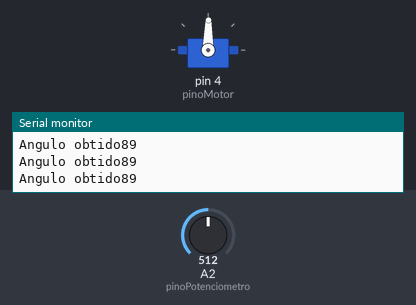
Recording of a sketch running on a simulated Arduino Uno, built with avr-gcc and run on an emulated ATmega328P. Shown: servo, the last lines printed to the serial monitor. The test bench sets the inputs (shaded band); at power-on: A2 (pinoPotenciometro) = 512.

Above: at 1.2 s.
1.3 s: A2 (pinoPotenciometro) set to 560
At 2.3 s:
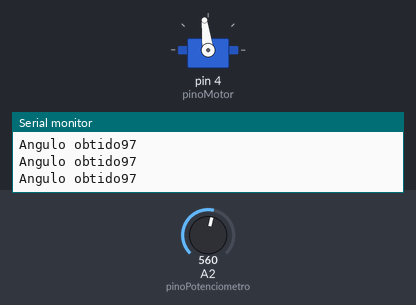
4.3 s: A2 (pinoPotenciometro) set to 580
At 5.4 s:
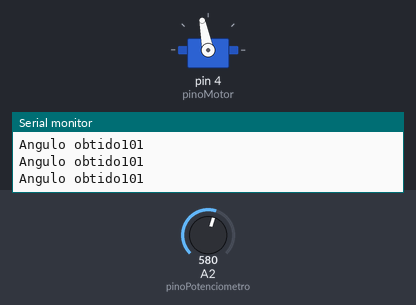
5.8 s: A2 (pinoPotenciometro) set to 306
At 6.4 s:
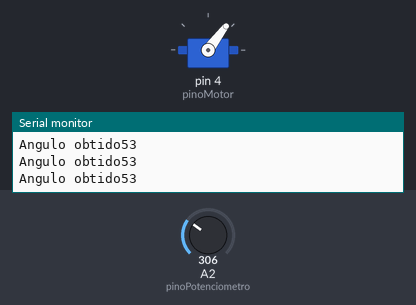
7.3 s: A2 (pinoPotenciometro) set to 716
At 7.7 s:
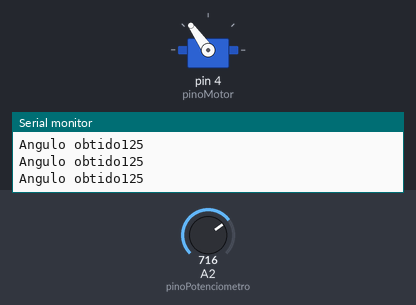
8.8 s: A2 (pinoPotenciometro) set to 64
At 9.9 s:
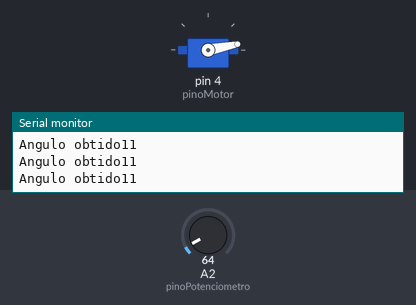
10.3 s: A2 (pinoPotenciometro) set to 51
At 11.1 s:
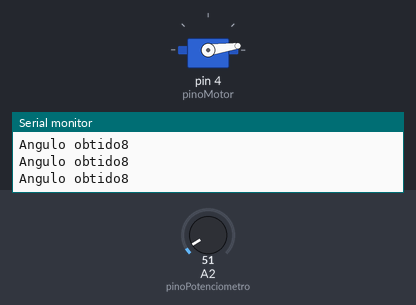
Timing chart, 0 to 13.3 s (numbered marks = the images above; inputs shaded):
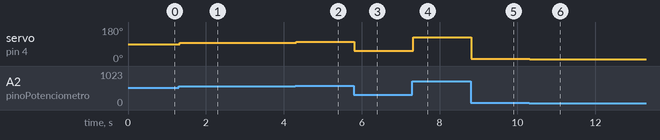

The sketch:

SERVO_POTENCIOMETRO.ino
```cpp
/**
   Criado por Paçoca Tech

   Youtube: https://www.youtube.com/channel/UCW6OP5j28zFsnKxpQ2v9CsA
   Instagram: http://instagram.com/pacocatech
   Github: http://github.com/pacocatech
   E-mail: pacocatech@gmail.com


   Manipulando SERVO motor com potenciometro.
*/

#include <Servo.h>

#define pinoMotor 4
#define pinoPotenciometro A2

//objeto para controlar o motor
Servo motor;

void setup() {
  //iniciando o monitor serial
  Serial.begin(9600);

  //iniciando o objeto que irá controlar o motor
  motor.attach(pinoMotor);

}

void loop() {
  //vamos efetuar a leitura do potenciometro
  int angulo = analogRead(pinoPotenciometro);

  //vamos fazer a conversão do valor para faixa de angulo que o servo suporta
  angulo = map(angulo, 0, 1023, 0, 179);

  //vamos verificar o angulo obtido
  Serial.print("Angulo obtido");
  Serial.println(angulo);

  //enviamos a posição para o servo motor
  motor.write(angulo);

  delay(5);
}
```

Measured:
- after the input at 1.3 s, servo on pin 4 (pinoMotor): 89° → 97° at once
- after the input at 4.3 s, servo on pin 4 (pinoMotor): 97° → 101° at once
- after the input at 5.8 s, servo on pin 4 (pinoMotor): 101° → 53° at once
- after the input at 7.3 s, servo on pin 4 (pinoMotor): 53° → 125° at once
- after the input at 8.8 s, servo on pin 4 (pinoMotor): 125° → 11° at once
- after the input at 10.3 s, servo on pin 4 (pinoMotor): 11° → 8° at once
